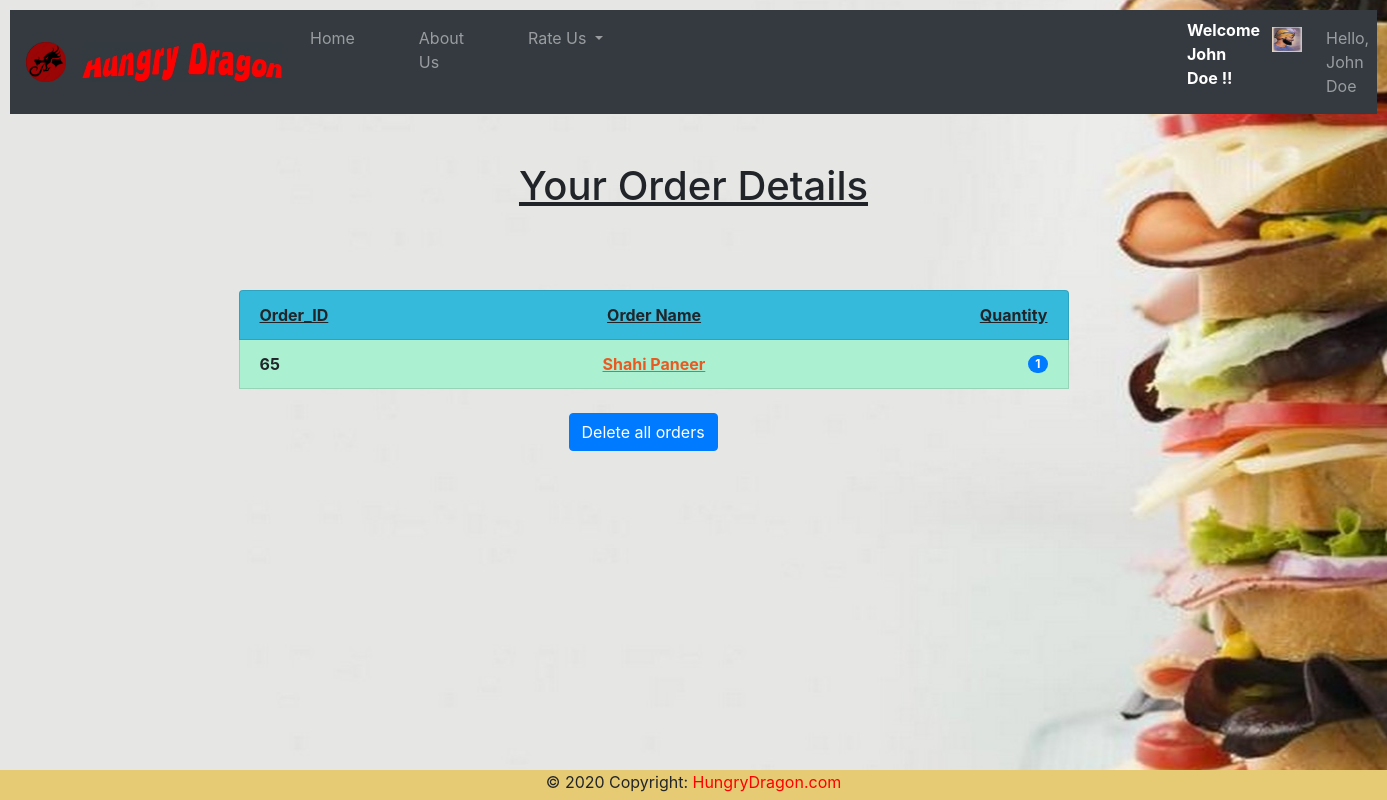
The page /user/history/ (signed in) on the database its author committed.
### cust/models.py (models this page shows, shortened)
class Client(models.Model):
    user=models.OneToOneField(User,on_delete=models.CASCADE)
    phone=models.CharField(max_length=14)
    address=models.CharField(max_length=200)
    city=models.CharField(max_length=40)
    prime=models.BooleanField(default=False)
    state=models.CharField(max_length=40)
    image=models.FileField(upload_to="clients/images/")

### Order/models.py (models this page shows, shortened)
class Order(models.Model):
	order_id=models.AutoField(primary_key=True,unique=True)
	quantity=models.IntegerField(default=1)
	user=models.ForeignKey(Client, on_delete=models.CASCADE)
	cuisine=models.ForeignKey(MainDish, on_delete=models.CASCADE)
	placed_time=models.CharField(default='',max_length=60)
	placed_date=models.CharField(default='',max_length=60)
	delivery_time=models.CharField(default='',max_length=60)
	delivery_date=models.CharField(default='',max_length=60)
	delivery_datetime=models.CharField(default='',max_length=100)
	total_price=models.DecimalField(default=0,decimal_places=3,max_digits=15)

### Dish/models.py (models this page shows, shortened)
class MainDish(models.Model):
	INDIAN='Indian'
	AMERICAN='American'
	CHINESE='Chinese'
	ITALIAN='Italian'
	TYPE_CHOICES=[(INDIAN,'Indian'),(AMERICAN,'American'),(CHINESE,'Chinese'),(ITALIAN,'Italian')]
	name=models.CharField(max_length=40)
	type=models.CharField(max_length=20,choices=TYPE_CHOICES,default=AMERICAN)
	desc=models.TextField(max_length=1000)
	image=models.FileField(upload_to='dishes/images/')
	price=models.FloatField(default=0.0)

### cust/views.py (the view)
# urls.py: path('history/',views.history,name="history"),
def history(request):
    username=request.user.username
    user=User.objects.get(username=username)
    client=Client.objects.get(user=user)
    order=Order.objects.filter(user=client)
    context={'client':client,'order':order}
    return render(request, 'history.html',context)

### templates/history.html (shortened to what this page needs)
{% extends 'base.html' %}
{% load static %}
{% block body %}
<br><br>
<b><h1><u><center>Your Order Details</center></u></h1></b>
<br><br><br>
<div class="container">
<ul class="list-group" style="margin-left:100px; margin-right:180px ">
    <li class="list-group-item d-flex justify-content-between align-items-center" style="background-color:rgb(53, 186, 219)">
        <u><b>Order_ID</b></u> <u><b>Order Name</b></u> <u><b>Quantity</b></u>
    </li>
    {% for i in order %}
    <li class="list-group-item d-flex justify-content-between align-items-center" style="background-color:rgb(171, 241, 209)">
     <b><center>{{i.order_id}}</center></b> <a href="/user/order_details/{{i.order_id}}/" style="color:rgb(231, 91, 35)"><u><b>{{i.cuisine.name}}</b></u></a>
      <span class="badge badge-primary badge-pill">{{i.quantity}}</span>
    </li>
    {% endfor%}
   <br>
    <a href="{% if order %}/order/order_history/deleteall{% else %}/user/history/{% endif %}" title="will only delete orders record, pending orders will still be processed""><button type="submit" class="btn btn-primary" style="margin-left:330px;">Delete all orders</button></a>
</div>
{% endblock %}

### templates/base.html (shortened to what this page needs)
<!doctype html>
{% load static %}
<html lang="en">
  <head>
    <link rel="stylesheet" href="{% static 'CSS/bootstrap.min.css' %}" >
  </head>
  <body>
    <nav class="navbar navbar-expand-lg navbar-dark bg-dark" style="color:black; background-color: lightcoral;">
      <a class="navbar-brand" href="{% static 'Images/MainDragon.png' %}"><img src="{% static 'Images/MainDragon.png' %}" width="40px" height="40px"></a>
      <a class="navbar-brand pr-1" href="\"><img src="{% static 'Images/FinalImage.jpg' %}" width="200px" height="40px"></a>
  <div class="collapse navbar-collapse" id="navbarSupportedContent">
    <ul class="navbar-nav mr-auto">
      <li {% if request.path == "/" %}class="nav-item active pr-5"{% else %}class="nav-item pr-5"{% endif %}>
        <a class="nav-link" href="\">Home <span class="sr-only">(current)</span></a>
      </li>
      <li {% if request.path == "/about/" %}class="nav-item active pr-5"{% else %}class="nav-item pr-5"{% endif %}>
        <a class="nav-link" href="/about">About Us</a>
      </li>
      <li class="nav-item dropdown pr-5">
        <a class="nav-link dropdown-toggle" href="#" id="navbarDropdown" role="button" data-toggle="dropdown" aria-haspopup="true" aria-expanded="false">
          Rate Us
        </a>
       {% if user.is_authenticated %}
       <li class="nav-item dropdown pr-5">
      </li>
      <li class="nav-item ml-6 pl-6">
<b><marquee style="color:white">Welcome {{client.user.username}} !!</marquee></b></h3>
       </li>
       <li class="nav-item pl-1">
         <a class="nav-link" href="{{ client.image.url }}"><img src="{{ client.image.url }}" alt="" width=30px height=25px></a>
       </li>
	   <li class="nav-item dropdown pl-2">
        <a class="nav-link dropdown" href="#" id="navbarDropdown" role="button" data-toggle="dropdown" aria-haspopup="true" aria-expanded="false">
          Hello, {{ user.get_username }}
        </a>
      </li>
        </li>
    {% endif %}
</ul>
  </div>
</nav>
{% block body %}
{% endblock %}
    <center>
<footer class="page-footer font-small blue">
  <div class="footer-copyright text-center">© 2020 Copyright:
    <a href="\" style="color:red"> HungryDragon.com</a>
  </div>
</footer>
</center>
  </body>
</html>

### rows shown on the page
Client: user.username "John Doe", image (picture)
Order: order_id "65", cuisine.name "Shahi Paneer", quantity "1"

### other values the page prints
{{ user.get_username }} "John Doe"
